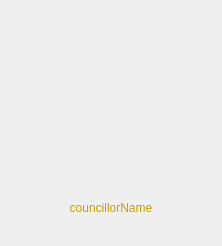
  <widget class="QWidget" name="layoutWidget">
   <property name="geometry">
    <rect>
     <x>30</x>
     <y>130</y>
     <width>202</width>
     <height>246</height>
    </rect>
   </property>
   <layout class="QVBoxLayout" name="councilorLayout">
    <item>
     <widget class="QLabel" name="councillorText">
      <property name="palette">
       <palette>
        <active>
         <colorrole role="WindowText">
          <brush brushstyle="SolidPattern">
           <color alpha="255">
            <red>238</red>
            <green>238</green>
            <blue>236</blue>
           </color>
          </brush>
         </colorrole>
        </active>
        <inactive>
         <colorrole role="WindowText">
          <brush brushstyle="SolidPattern">
           <color alpha="255">
            <red>238</red>
            <green>238</green>
            <blue>236</blue>
           </color>
          </brush>
         </colorrole>
        </inactive>
        <disabled>
         <colorrole role="WindowText">
          <brush brushstyle="SolidPattern">
           <color alpha="255">
            <red>23</red>
            <green>23</green>
            <blue>24</blue>
           </color>
          </brush>
         </colorrole>
        </disabled>
       </palette>
      </property>
      <property name="font">
       <font>
        <family>Console</family>
       </font>
      </property>
      <property name="text">
       <string>Local councillor:</string>
      </property>
      <property name="alignment">
       <set>Qt::AlignCenter</set>
      </property>
     </widget>
    </item>
    <item>
     <widget class="QLabel" name="councilorLbl">
      <property name="minimumSize">
       <size>
        <width>200</width>
        <height>160</height>
       </size>
      </property>
      <property name="text">
       <string/>
      </property>
      <property name="alignment">
       <set>Qt::AlignCenter</set>
      </property>
     </widget>
    </item>
    <item>
     <widget class="QLabel" name="councillorNameLabel">
      <property name="palette">
       <palette>
        <active>
         <colorrole role="WindowText">
          <brush brushstyle="SolidPattern">
           <color alpha="255">
            <red>196</red>
            <green>160</green>
            <blue>0</blue>
           </color>
          </brush>
         </colorrole>
        </active>
        <inactive>
         <colorrole role="WindowText">
          <brush brushstyle="SolidPattern">
           <color alpha="255">
            <red>196</red>
            <green>160</green>
            <blue>0</blue>
           </color>
          </brush>
         </colorrole>
        </inactive>
        <disabled>
         <colorrole role="WindowText">
          <brush brushstyle="SolidPattern">
           <color alpha="255">
            <red>23</red>
            <green>23</green>
            <blue>24</blue>
           </color>
          </brush>
         </colorrole>
        </disabled>
       </palette>
      </property>
      <property name="text">
       <string>councillorName</string>
      </property>
      <property name="alignment">
       <set>Qt::AlignCenter</set>
      </property>
     </widget>
    </item>
    <item>
     <widget class="QLabel" name="councilorTitle">
      <property name="palette">
       <palette>
        <active>
         <colorrole role="WindowText">
          <brush brushstyle="SolidPattern">
           <color alpha="255">
            <red>238</red>
            <green>238</green>
            <blue>236</blue>
           </color>
          </brush>
         </colorrole>
        </active>
        <inactive>
         <colorrole role="WindowText">
          <brush brushstyle="SolidPattern">
           <color alpha="255">
            <red>238</red>
            <green>238</green>
            <blue>236</blue>
           </color>
          </brush>
         </colorrole>
        </inactive>
        <disabled>
         <colorrole role="WindowText">
          <brush brushstyle="SolidPattern">
           <color alpha="255">
            <red>23</red>
            <green>23</green>
            <blue>24</blue>
           </color>
          </brush>
         </colorrole>
        </disabled>
       </palette>
      </property>
      <property name="text">
       <string>title</string>
      </property>
      <property name="alignment">
       <set>Qt::AlignCenter</set>
      </property>
     </widget>
    </item>
   </layout>
  </widget>
